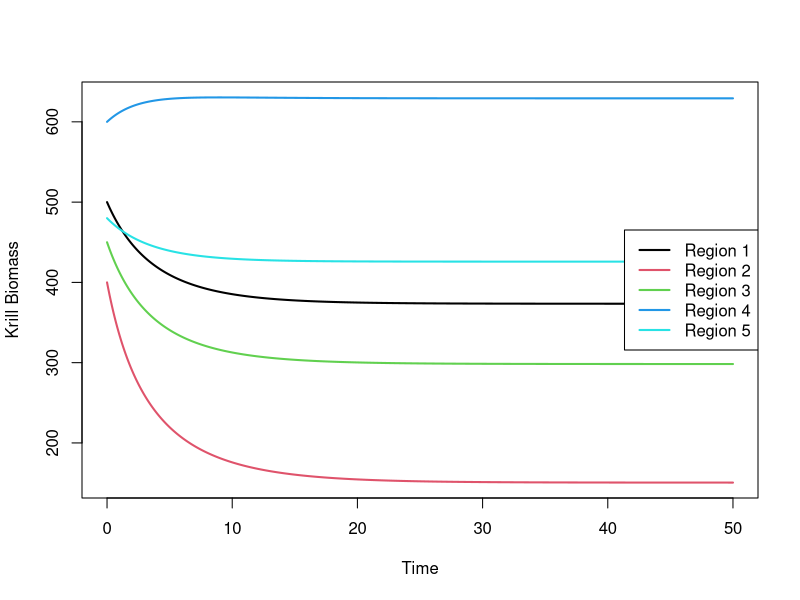

Write the R code that produced this figure.
library(deSolve)

# ----- Parameters -----
params <- list(
  r = c(0.6, 0.5, 0.55, 0.65, 0.58),   # Reproduction rate
  Kmax = c(1000, 800, 900, 1100, 950), # Carrying capacity
  m = c(0.2, 0.25, 0.22, 0.18, 0.21),  # Natural mortality
  p = c(0.1, 0.15, 0.12, 0.09, 0.11),  # Predation mortality
  F = c(0.05, 0.08, 0.04, 0, 0)        # Fishing effort per region
)

# ----- Migration Matrix -----
M <- matrix(0, nrow = 5, ncol = 5)
M[1,2] <- 0.03
M[2,1] <- 0.01; M[2,3] <- 0.02
M[3,2] <- 0.015; M[3,4] <- 0.025
M[4,3] <- 0.02
# Region 5 isolated

# ----- Initial Biomass -----
state <- c(K1 = 500, K2 = 400, K3 = 450, K4 = 600, K5 = 480)

# ----- Time -----
times <- seq(0, 50, by = 0.1)

# ----- Model Function -----
krill_model <- function(t, state, parameters) {
  
  K <- state
  r <- parameters$r
  Kmax <- parameters$Kmax
  m <- parameters$m
  p <- parameters$p
  F <- parameters$F
  
  dK <- numeric(5)
  
  # Ecological dynamics
  for (i in 1:5) {
    growth <- r[i] * K[i] * (1 - K[i]/Kmax[i])
    mortality <- m[i] * K[i]
    predation <- p[i] * K[i]
    fishing <- F[i] * K[i]
    
    dK[i] <- growth - mortality - predation - fishing
  }
  
  # Migration dynamics
  for (i in 1:5) {
    for (j in 1:5) {
      if (i != j) {
        dK[i] <- dK[i] + (M[j,i] * K[j]) - (M[i,j] * K[i])
      }
    }
  }
  
  list(dK)
}

# ----- Run Simulation -----
out <- ode(y = state,
           times = times,
           func = krill_model,
           parms = params)

out <- as.data.frame(out)

# ----- Plot -----
matplot(out$time,
        out[,2:6],
        type = "l",
        lwd = 2,
        lty = 1,
        xlab = "Time",
        ylab = "Krill Biomass")

legend("right",
       legend = paste("Region", 1:5),
       col = 1:5,
       lty = 1,
       lwd = 2)
